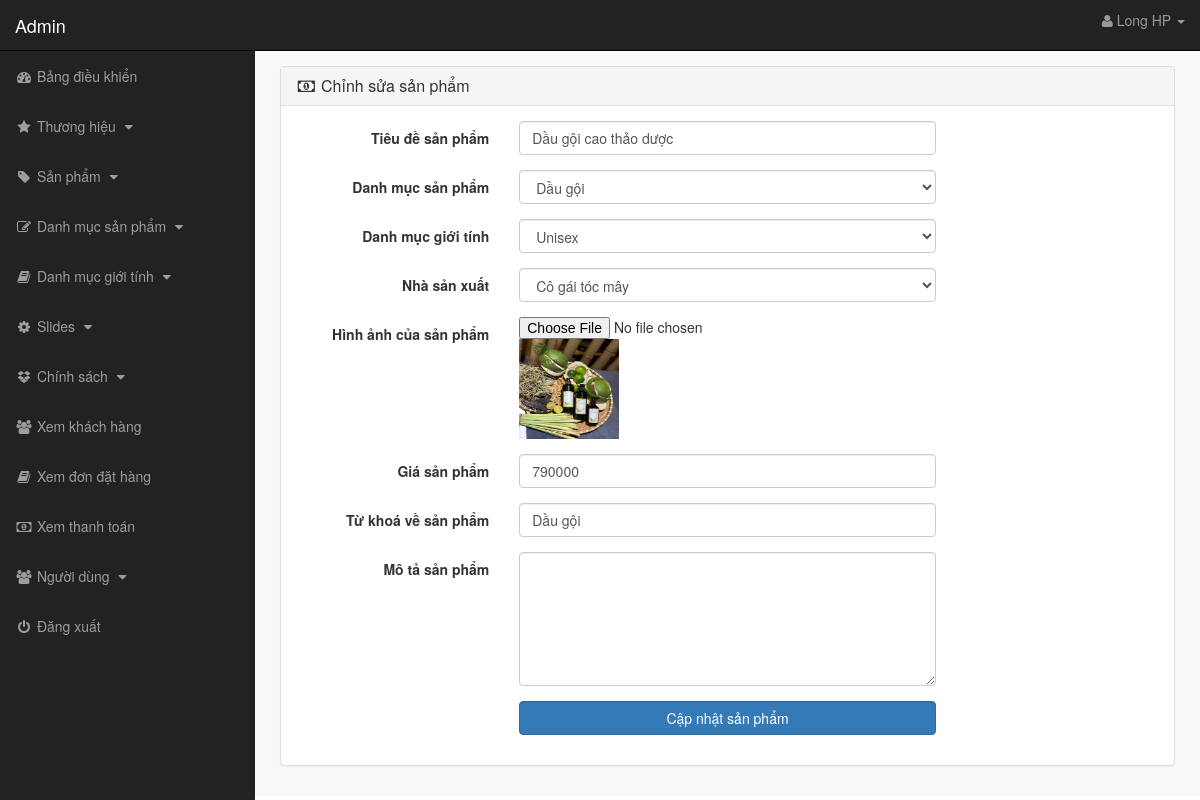
/admin_area/index.php?edit_product=2 (signed in), run on the app's committed database.
### tables this page shows
CREATE TABLE `products` (
  `product_id` int(10) NOT NULL,
  `p_cat_id` int(10) NOT NULL,
  `cat_id` int(10) NOT NULL,
  `manufacturer_id` int(10) NOT NULL,
  `date` timestamp NOT NULL DEFAULT current_timestamp() ON UPDATE current_timestamp(),
  `product_title` text NOT NULL,
  `product_img` text NOT NULL,
  `product_price` int(10) NOT NULL,
  `product_keywords` text NOT NULL,
  `product_desc` text NOT NULL
);

CREATE TABLE `product_categories` (
  `p_cat_id` int(10) NOT NULL,
  `p_cat_title` text NOT NULL,
  `p_cat_top` text NOT NULL,
  `p_cat_image` text NOT NULL
);

CREATE TABLE `categories` (
  `cat_id` int(10) NOT NULL,
  `cat_title` text NOT NULL,
  `cat_top` text NOT NULL,
  `cat_image` text NOT NULL
);

CREATE TABLE `manufacturers` (
  `manufacturer_id` int(10) NOT NULL,
  `manufacturer_title` text NOT NULL,
  `manufacturer_top` text NOT NULL,
  `manufacturer_image` text NOT NULL
);

### admin_area/edit_product.php (the view, shortened to what this page needs)
<?php
if (!isset($_SESSION['admin_email'])) {
    echo "<script>window.open('login.php','_self')</script>";
} else {
?>
<?php
    if (isset($_GET['edit_product'])) {
        $edit_id = $_GET['edit_product'];
        $get_p = "select * from products where product_id='$edit_id'";
        $run_edit = mysqli_query($conn, $get_p);
        $row_edit = mysqli_fetch_array($run_edit);
        $pro_cat = $row_edit['p_cat_id'];
        $cat = $row_edit['cat_id'];
        $manu_id = $row_edit['manufacturer_id'];
        $pro_title = $row_edit['product_title'];
        $pro_img = $row_edit['product_img'];
        $pro_price = $row_edit['product_price'];
        $pro_keywords = $row_edit['product_keywords'];
        $pro_desc = $row_edit['product_desc'];
    }
    $get_p_cat = "select * from product_categories where p_cat_id='$pro_cat'";
    $run_p_cat = mysqli_query($conn, $get_p_cat);
    $row_p_cat = mysqli_fetch_array($run_p_cat);
    $p_cat_title = $row_p_cat['p_cat_title'];
    $get_cat = "select * from categories where cat_id='$cat'";
    $run_cat = mysqli_query($conn, $get_cat);
    $row_cat = mysqli_fetch_array($run_cat);
    $cat_title = $row_cat['cat_title'];
    $get_manu = "select * from manufacturers where manufacturer_id='$manu_id'";
    $run_manu = mysqli_query($conn, $get_manu);
    $row_manu = mysqli_fetch_array($run_manu);
    $manu_title = $row_manu['manufacturer_title'];
    ?>
<!DOCTYPE html>
<html lang="en">
<head>
    <link rel="stylesheet" href="css/bootstrap-337.css">
    <link rel="stylesheet" href="font-awesome/css/font-awesome.css">
</head>
<body>
    <div class="row">
        <div class="col-lg-12">
            <ol class="breadcrumb">
                <li class="active">
                </li>
            </ol>
        </div>
    </div>
    <div class="row">
        <div class="col-lg-12">
            <div class="panel panel-default">
                <div class="panel-heading">
                    <h3 class="panel-title">
                        <i class="fa fa-money fa-fw"></i> Chỉnh sửa sản phẩm
                    </h3>
                </div>
                <div class="panel-body">
                    <form method="post" class="form-horizontal" enctype="multipart/form-data">
                        <div class="form-group">
                            <label class="col-md-3 control-label"> Tiêu đề sản phẩm </label>
                            <div class="col-md-6">
                                <input type="text" name="product_title" class="form-control" required
                                    value="<?php echo $pro_title; ?>">
                            </div>
                        </div>
                        <div class="form-group">
                            <label class="col-md-3 control-label"> Danh mục sản phẩm </label>
                            <div class="col-md-6">
                                <select name="product_cat" class="form-control">
                                    <option value="<?php echo $pro_cat; ?>"> <?php echo $p_cat_title; ?> </option>
                                </select>
                            </div>
                        </div>
                        <div class="form-group">
                            <label class="col-md-3 control-label"> Danh mục giới tính</label>
                            <div class="col-md-6">
                                <select name="cat" class="form-control">
                                    <option value="<?php echo $cat; ?>"> <?php echo $cat_title; ?> </option>
                                </select>
                            </div>
                        </div>
                        <div class="form-group">
                            <label class="col-md-3 control-label"> Nhà sản xuất</label>
                            <div class="col-md-6">
                                <select name="manu" class="form-control">
                                    <option value="<?php echo $manu_id; ?>"> <?php echo $manu_title; ?> </option>
                                </select>
                            </div>
                        </div>
                        <div class="form-group">
                            <label class="col-md-3 control-label"> Hình ảnh của sản phẩm </label>
                            <div class="col-md-6">
                                <input type="file" name="product_img" class="f  orm-control" required>
                                <img style="width:100px;height:100px;" src="product_images/<?php echo $pro_img; ?>"
                                    alt="<?php echo $pro_title; ?>">
                            </div>
                        </div>
                        <div class="form-group">
                            <label class="col-md-3 control-label"> Giá sản phẩm </label>
                            <div class="col-md-6">
                                <input type="text" name="product_price" class="form-control" required
                                    value="<?php echo $pro_price; ?>">
                            </div>
                        </div>
                        <div class="form-group">
                            <label class="col-md-3 control-label"> Từ khoá về sản phẩm </label>
                            <div class="col-md-6">
                                <input type="text" name="product_keywords" class="form-control" required
                                    value="<?php echo $pro_keywords; ?>">
                            </div>
                        </div>
                        <div class="form-group">
                            <label class="col-md-3 control-label"> Mô tả sản phẩm </label>
                            <div class="col-md-6">
                                <textarea name="product_desc" class="form-control" cols="19" rows="6">
                                <?php echo $pro_desc; ?>
                                </textarea>
                            </div>
                        </div>
                        <div class="form-group">
                            <label class="col-md-3 control-label"></label>
                            <div class="col-md-6">
                                <input name="update" value="Cập nhật sản phẩm" type="submit"
                                    class="btn btn-primary form-control">
                            </div>
                        </div>
                    </form>
                </div>
            </div>
        </div>
    </div>
</body>
</html>
<?php } ?>

### admin_area/includes/sidebar.php (shortened to what this page needs)
<?php
if (!isset($_SESSION['admin_email'])) {
    echo "<script>window.open('login.php','_self')</script>";
} else {
?>
<nav class="navbar navbar-inverse navbar-fixed-top">
    <div class="navbar-header">
        <a href="index.php?dashboard" class="navbar-brand">Admin</a>
    </div>
    <ul class="nav navbar-right top-nav">
        <li class="dropdown">
            <a href="#" class="dropdown-toggle" data-toggle="dropdown">
                <i class="fa fa-user"></i> <?php echo $admin_name; ?> <b class="caret"></b>
            </a>
        </li>
    </ul>
    <div class="collapse navbar-collapse navbar-ex1-collapse">
        <ul class="nav navbar-nav side-nav">
            <li>
                <a href="index.php?dashboard">
                    <i class="fa fa-fw fa-dashboard"></i> Bảng điều khiển
                </a>
            </li>
            <li>
                <a href="#" data-toggle="collapse" data-target="#manufacturers">
                    <i class="fa fa-fw fa-star"></i> Thương hiệu
                    <i class="fa fa-fw fa-caret-down"></i>
                </a>
            </li>
            <li>
                <a href="#" data-toggle="collapse" data-target="#products">
                    <i class="fa fa-fw fa-tag"></i> Sản phẩm
                    <i class="fa fa-fw fa-caret-down"></i>
                </a>
            </li>
            <li>
                <a href="#" data-toggle="collapse" data-target="#p_cat">
                    <i class="fa fa-fw fa-edit"></i> Danh mục sản phẩm
                    <i class="fa fa-fw fa-caret-down"></i>
                </a>
            </li>
            <li>
                <a href="#" data-toggle="collapse" data-target="#cat">
                    <i class="fa fa-fw fa-book"></i> Danh mục giới tính
                    <i class="fa fa-fw fa-caret-down"></i>
                </a>
            </li>
            <li>
                <a href="#" data-toggle="collapse" data-target="#slides">
                    <i class="fa fa-fw fa-gear"></i> Slides
                    <i class="fa fa-fw fa-caret-down"></i>
                </a>
            </li>
            <li>
                <a href="#" data-toggle="collapse" data-target="#boxes">
                    <i class="fa fa-fw fa-dropbox"></i> Chính sách
                    <i class="fa fa-fw fa-caret-down"></i>
                </a>
            </li>
            <li>
                <a href="index.php?view_customers">
                    <i class="fa fa-fw fa-users"></i> Xem khách hàng
                </a>
            </li>
            <li>
                <a href="index.php?view_orders">
                    <i class="fa fa-fw fa-book"></i> Xem đơn đặt hàng
                </a>
            </li>
            <li>
                <a href="index.php?view_payments">
                    <i class="fa fa-fw fa-money"></i> Xem thanh toán
                </a>
            </li>
            <li>
                <a href="#" data-toggle="collapse" data-target="#users">
                    <i class="fa fa-fw fa-users"></i> Người dùng
                    <i class="fa fa-fw fa-caret-down"></i>
                </a>
            </li>
            <li>
                <a href="logout.php">
                    <i class="fa fa-fw fa-power-off"></i> Đăng xuất
                </a>
            </li>
        </ul>
    </div>
</nav>
<?php } ?>

### admin_area/css/style.css (style rules this page uses)
body { margin-top: 100px; }
@media (min-width: 768px) { body { margin-top: 50px; } }
.top-nav { padding: 0 15px; }
.top-nav>li { display: inline-block; }
.top-nav>li>a { color: #999999; line-height: 20px; padding-top: 15px; padding-bottom: 15px; }
@media (min-width: 768px) { .side-nav { position: fixed; top: 51px; bottom: 0; width: 255px; overflow-y: auto; overflow-x: hidden; background-color: #222222; padding-bottom: 40px; border-radius: 0; } }
@media (min-width: 768px) { .side-nav>li>a { width: 255px; } }
.panel-body { border-radius: 5px; }

### data on the page
products: product_title "Dầu gội cao thảo dược", product_img (picture), product_price "790000", product_keywords "Dầu gội"
product_categories: product_cat "Dầu gội"
categories: cat "Unisex"
manufacturers: manu "Cô gái tóc mây"

### other printed values
$admin_name "Long HP"
